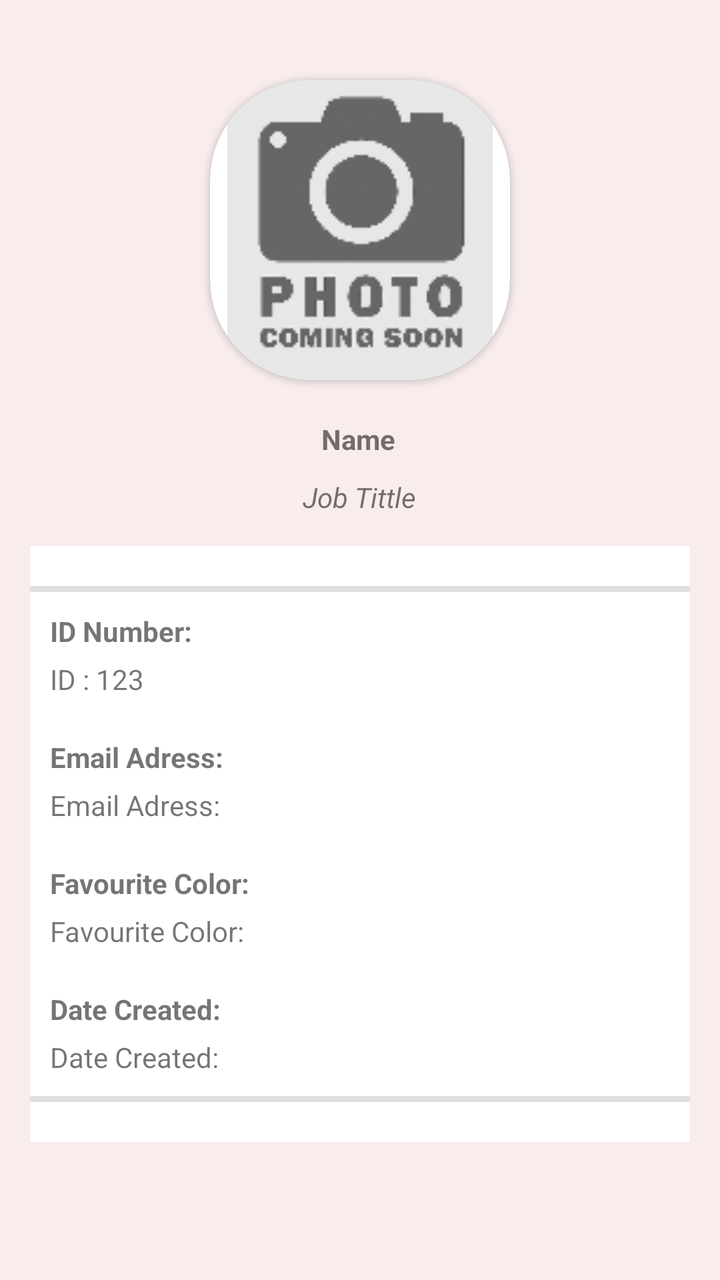
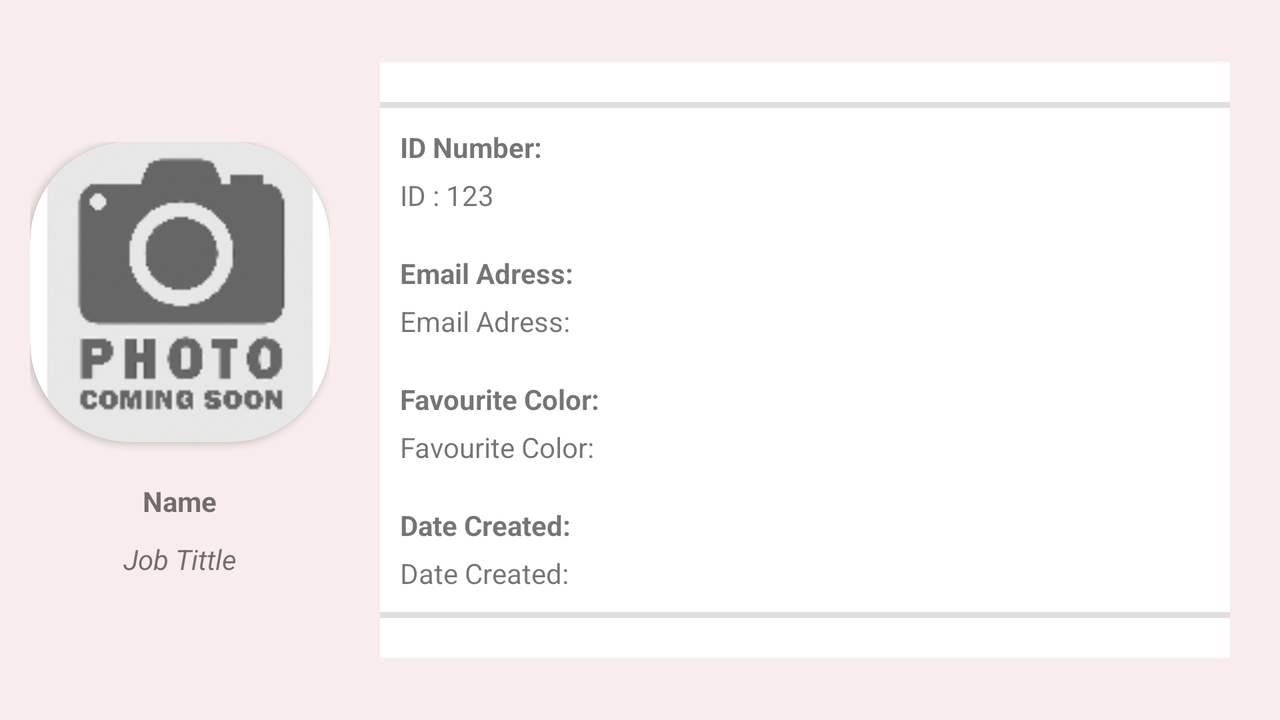

First picture: res/layout/ on a phone held upright. Second picture: the repository's own variant of that layout, on a device whose configuration matches the variant's folder. Source for both follows.
<!-- AndroidManifest.xml: application theme Theme.ContactsApp -->
<!-- res/layout/fragment_staffdata.xml -->
<?xml version="1.0" encoding="utf-8"?>
<androidx.constraintlayout.widget.ConstraintLayout xmlns:android="http://schemas.android.com/apk/res/android"
    xmlns:app="http://schemas.android.com/apk/res-auto"
    android:layout_width="match_parent"
    android:layout_height="match_parent"
    android:background="#F8ECEC">


    <androidx.cardview.widget.CardView
        android:id="@+id/cardView"
        android:layout_width="wrap_content"
        android:layout_height="wrap_content"
        android:layout_marginTop="40dp"
        android:foregroundGravity="center"
        app:cardCornerRadius="50dp"
        app:layout_constraintEnd_toEndOf="parent"
        app:layout_constraintStart_toStartOf="parent"
        app:layout_constraintTop_toTopOf="parent">

        <ImageView
            android:id="@+id/staffImageView"
            android:layout_width="150dp"
            android:layout_height="150dp"
            android:contentDescription="@string/todo"
            app:srcCompat="@drawable/noimage" />
    </androidx.cardview.widget.CardView>

    <TextView
        android:id="@+id/staffName_TV"
        android:layout_width="wrap_content"
        android:layout_height="wrap_content"
        android:layout_marginTop="20dp"
        android:text="@string/name"
        android:textSize="14sp"
        android:textStyle="bold"
        app:layout_constraintEnd_toEndOf="@+id/cardView"
        app:layout_constraintHorizontal_bias="0.492"
        app:layout_constraintStart_toStartOf="@+id/cardView"
        app:layout_constraintTop_toBottomOf="@+id/cardView" />

    <TextView
        android:id="@+id/staffJob_TV"
        android:layout_width="wrap_content"
        android:layout_height="wrap_content"
        android:layout_marginTop="10dp"
        android:text="@string/jobTittle"
        android:textStyle="italic"
        app:layout_constraintEnd_toEndOf="@+id/cardView"
        app:layout_constraintHorizontal_bias="0.496"
        app:layout_constraintStart_toStartOf="@+id/cardView"
        app:layout_constraintTop_toBottomOf="@+id/staffName_TV" />

    <LinearLayout
        android:id="@+id/linearLayout"
        android:layout_width="match_parent"
        android:layout_height="0dp"
        android:layout_margin="15dp"
        android:background="@color/white"
        android:orientation="vertical"
        app:layout_constraintEnd_toEndOf="parent"
        app:layout_constraintStart_toStartOf="parent"
        app:layout_constraintTop_toBottomOf="@+id/staffJob_TV">

        <View
            android:id="@+id/divider2"
            android:layout_width="match_parent"
            android:layout_height="3dp"
            android:layout_marginTop="20dp"
            android:background="?android:attr/listDivider" />

        <TextView
            android:id="@+id/textView6"
            android:layout_width="match_parent"
            android:layout_height="wrap_content"
            android:layout_marginStart="10dp"
            android:layout_marginTop="10dp"
            android:layout_marginEnd="10dp"
            android:layout_marginBottom="5dp"
            android:text="ID Number:"
            android:textStyle="bold" />

        <TextView
            android:id="@+id/staffID_TV"
            android:layout_width="match_parent"
            android:layout_height="wrap_content"
            android:layout_marginStart="10dp"
            android:layout_marginEnd="10dp"
            android:layout_marginBottom="10dp"
            android:text="@string/id_123" />

        <TextView
            android:id="@+id/textView4"
            android:layout_width="match_parent"
            android:layout_height="wrap_content"
            android:layout_marginStart="10dp"
            android:layout_marginTop="10dp"
            android:layout_marginEnd="10dp"
            android:text="@string/email"
            android:textStyle="bold" />

        <TextView
            android:id="@+id/staffEmail_TV"
            android:layout_width="match_parent"
            android:layout_height="wrap_content"
            android:layout_marginStart="10dp"
            android:layout_marginTop="5dp"
            android:layout_marginEnd="10dp"
            android:layout_marginBottom="10dp"
            android:text="@string/email" />


        <TextView
            android:id="@+id/textView8"
            android:layout_width="match_parent"
            android:layout_height="wrap_content"
            android:layout_marginStart="10dp"
            android:layout_marginTop="10dp"
            android:layout_marginEnd="10dp"
            android:layout_marginBottom="5dp"
            android:text="@string/color"
            android:textStyle="bold" />

        <TextView
            android:id="@+id/staffColor_TV"
            android:layout_width="match_parent"
            android:layout_height="wrap_content"
            android:layout_marginStart="10dp"
            android:layout_marginEnd="10dp"
            android:layout_marginBottom="10dp"
            android:text="@string/color" />

        <TextView
            android:id="@+id/textView10"
            android:layout_width="match_parent"
            android:layout_height="wrap_content"
            android:layout_marginStart="10dp"
            android:layout_marginTop="10dp"
            android:layout_marginEnd="10dp"
            android:layout_marginBottom="5dp"
            android:text="@string/date_created"
            android:textStyle="bold" />

        <TextView
            android:id="@+id/dateCreated_TV"
            android:layout_width="match_parent"
            android:layout_height="wrap_content"
            android:layout_marginStart="10dp"
            android:layout_marginEnd="10dp"
            android:layout_marginBottom="10dp"
            android:text="@string/date_created" />

        <View
            android:id="@+id/divider3"
            android:layout_width="match_parent"
            android:layout_height="3dp"
            android:layout_marginBottom="20dp"
            android:background="?android:attr/listDivider" />
    </LinearLayout>

</androidx.constraintlayout.widget.ConstraintLayout>
<!-- resources referenced by this layout -->
<resources>
  <color name="white">#FFFFFFFF</color>
  <!-- drawable noimage: png bitmap (drawable, 19579 bytes) -->
  <string name="color">Favourite Color:</string>
  <string name="date_created">Date Created:</string>
  <string name="email">Email Adress:</string>
  <string name="id_123">ID : 123</string>
  <string name="jobTittle">Job Tittle</string>
  <string name="name">Name</string>
  <string name="todo">TODO</string>
  <style name="Theme.ContactsApp" parent="Theme.MaterialComponents.DayNight.DarkActionBar">
          
          <item name="colorPrimary">@color/virginMoney</item>
          <item name="colorPrimaryVariant">@color/virginLight</item>
          <item name="colorOnPrimary">@color/white</item>
          
          <item name="colorSecondary">@color/teal_200</item>
          <item name="colorSecondaryVariant">@color/teal_700</item>
          <item name="colorOnSecondary">@color/black</item>
          
          <item name="android:statusBarColor" tools:targetApi="l">?attr/colorPrimaryVariant</item>
          
      </style>
  <color name="virginMoney">#C40202</color>
  <color name="virginLight">#8BC40202</color>
  <color name="teal_200">#FF03DAC5</color>
  <color name="teal_700">#FF018786</color>
  <color name="black">#FF000000</color>
</resources>
<!-- res/layout-land/fragment_staffdata.xml (the repository's variant of the layout above) -->
<!-- drawn on the phone turned sideways -->
<?xml version="1.0" encoding="utf-8"?>
<androidx.constraintlayout.widget.ConstraintLayout xmlns:android="http://schemas.android.com/apk/res/android"
    xmlns:app="http://schemas.android.com/apk/res-auto"
    android:layout_width="match_parent"
    android:layout_height="match_parent"
    android:background="#F8ECEC">

<androidx.appcompat.widget.LinearLayoutCompat
    android:id="@+id/line1"
    android:layout_width="wrap_content"
    android:layout_height="wrap_content"
    android:orientation="vertical"
    android:gravity="center"
    android:layout_margin="15dp"
    app:layout_constraintStart_toStartOf="parent"
    app:layout_constraintTop_toTopOf="parent"
    app:layout_constraintBottom_toBottomOf="parent">
    <androidx.cardview.widget.CardView
        android:id="@+id/cardView"
        android:layout_width="wrap_content"
        android:layout_height="wrap_content"
        app:cardCornerRadius="50dp">

        <ImageView
            android:id="@+id/staffImageView"
            android:layout_width="150dp"
            android:layout_height="150dp"
            android:contentDescription="@string/todo"
            app:srcCompat="@drawable/noimage" />
    </androidx.cardview.widget.CardView>

    <TextView
        android:id="@+id/staffName_TV"
        android:layout_width="wrap_content"
        android:layout_height="wrap_content"
        android:layout_marginTop="20dp"
        android:text="@string/name"
        android:textSize="14sp"
        android:textStyle="bold"/>

    <TextView
        android:id="@+id/staffJob_TV"
        android:layout_width="wrap_content"
        android:layout_height="wrap_content"
        android:layout_marginTop="10dp"
        android:text="@string/jobTittle"
        android:textStyle="italic"/>
</androidx.appcompat.widget.LinearLayoutCompat>

    <LinearLayout
        android:id="@+id/linearLayout"
        android:layout_width="0dp"
        android:layout_height="wrap_content"
        android:layout_margin="25dp"
        android:background="@color/white"
        android:orientation="vertical"
        app:layout_constraintStart_toEndOf="@id/line1"
        app:layout_constraintEnd_toEndOf="parent"
        app:layout_constraintTop_toTopOf="parent"
        app:layout_constraintBottom_toBottomOf="parent">

        <View
            android:id="@+id/divider2"
            android:layout_width="match_parent"
            android:layout_height="3dp"
            android:layout_marginTop="20dp"
            android:background="?android:attr/listDivider" />

        <TextView
            android:id="@+id/textView6"
            android:layout_width="match_parent"
            android:layout_height="wrap_content"
            android:layout_marginStart="10dp"
            android:layout_marginTop="10dp"
            android:layout_marginEnd="10dp"
            android:layout_marginBottom="5dp"
            android:text="ID Number:"
            android:textStyle="bold" />

        <TextView
            android:id="@+id/staffID_TV"
            android:layout_width="match_parent"
            android:layout_height="wrap_content"
            android:layout_marginStart="10dp"
            android:layout_marginEnd="10dp"
            android:layout_marginBottom="10dp"
            android:text="@string/id_123" />

        <TextView
            android:id="@+id/textView4"
            android:layout_width="match_parent"
            android:layout_height="wrap_content"
            android:layout_marginStart="10dp"
            android:layout_marginTop="10dp"
            android:layout_marginEnd="10dp"
            android:text="@string/email"
            android:textStyle="bold" />

        <TextView
            android:id="@+id/staffEmail_TV"
            android:layout_width="match_parent"
            android:layout_height="wrap_content"
            android:layout_marginStart="10dp"
            android:layout_marginTop="5dp"
            android:layout_marginEnd="10dp"
            android:layout_marginBottom="10dp"
            android:text="@string/email" />


        <TextView
            android:id="@+id/textView8"
            android:layout_width="match_parent"
            android:layout_height="wrap_content"
            android:layout_marginStart="10dp"
            android:layout_marginTop="10dp"
            android:layout_marginEnd="10dp"
            android:layout_marginBottom="5dp"
            android:text="@string/color"
            android:textStyle="bold" />

        <TextView
            android:id="@+id/staffColor_TV"
            android:layout_width="match_parent"
            android:layout_height="wrap_content"
            android:layout_marginStart="10dp"
            android:layout_marginEnd="10dp"
            android:layout_marginBottom="10dp"
            android:text="@string/color" />

        <TextView
            android:id="@+id/textView10"
            android:layout_width="match_parent"
            android:layout_height="wrap_content"
            android:layout_marginStart="10dp"
            android:layout_marginTop="10dp"
            android:layout_marginEnd="10dp"
            android:layout_marginBottom="5dp"
            android:text="@string/date_created"
            android:textStyle="bold" />

        <TextView
            android:id="@+id/dateCreated_TV"
            android:layout_width="match_parent"
            android:layout_height="wrap_content"
            android:layout_marginStart="10dp"
            android:layout_marginEnd="10dp"
            android:layout_marginBottom="10dp"
            android:text="@string/date_created" />

        <View
            android:id="@+id/divider3"
            android:layout_width="match_parent"
            android:layout_height="3dp"
            android:layout_marginBottom="20dp"
            android:background="?android:attr/listDivider" />
    </LinearLayout>

</androidx.constraintlayout.widget.ConstraintLayout>
